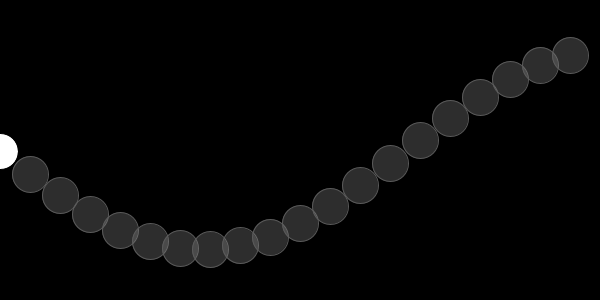
Frame 1 (no input)
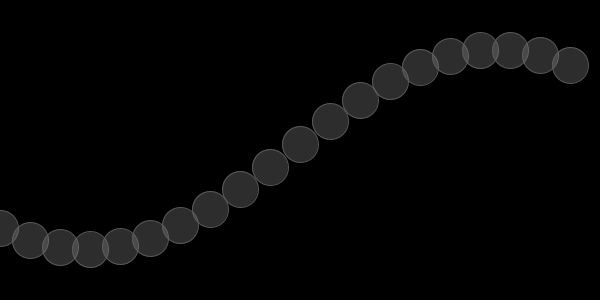
Frame 60 (the mouse pressed at the canvas centre just before this capture)
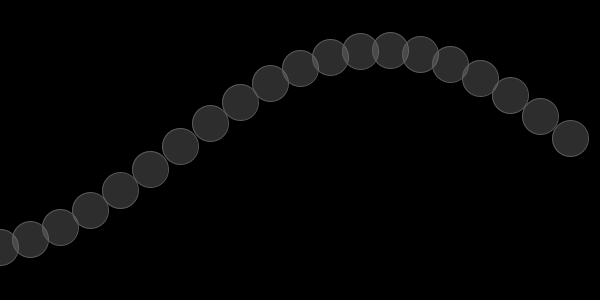
Frame 120 (the mouse held since frame 60 and released just before this capture)

The Processing sketch that drew these frames (run headless with seeded random() and noise(); from frame 60 on, the mouse is pressed at the canvas centre):

// Processing sketch: sketch_3_3_sinuswave
// ── sketch_3_3_sinuswave.pde
float y = 0;
float startAngle = 0;
float amplitude = 100;
float angleVel = 0.23;

void setup() {
 size(600,300); 
}

void draw() {
  background(0);
  startAngle += 0.015;
  float angle = startAngle;
  
  for( int x = 0; x < width; x = x + 30)
  {
    float y = amplitude * sin(angle);
    pushMatrix();
    translate(0,height/2);
    ellipse(x,y,36,36);
    fill(128,128,128,90);
    stroke(90);
    popMatrix();
  angle += angleVel;
  }
  angle += 0.05;
}
